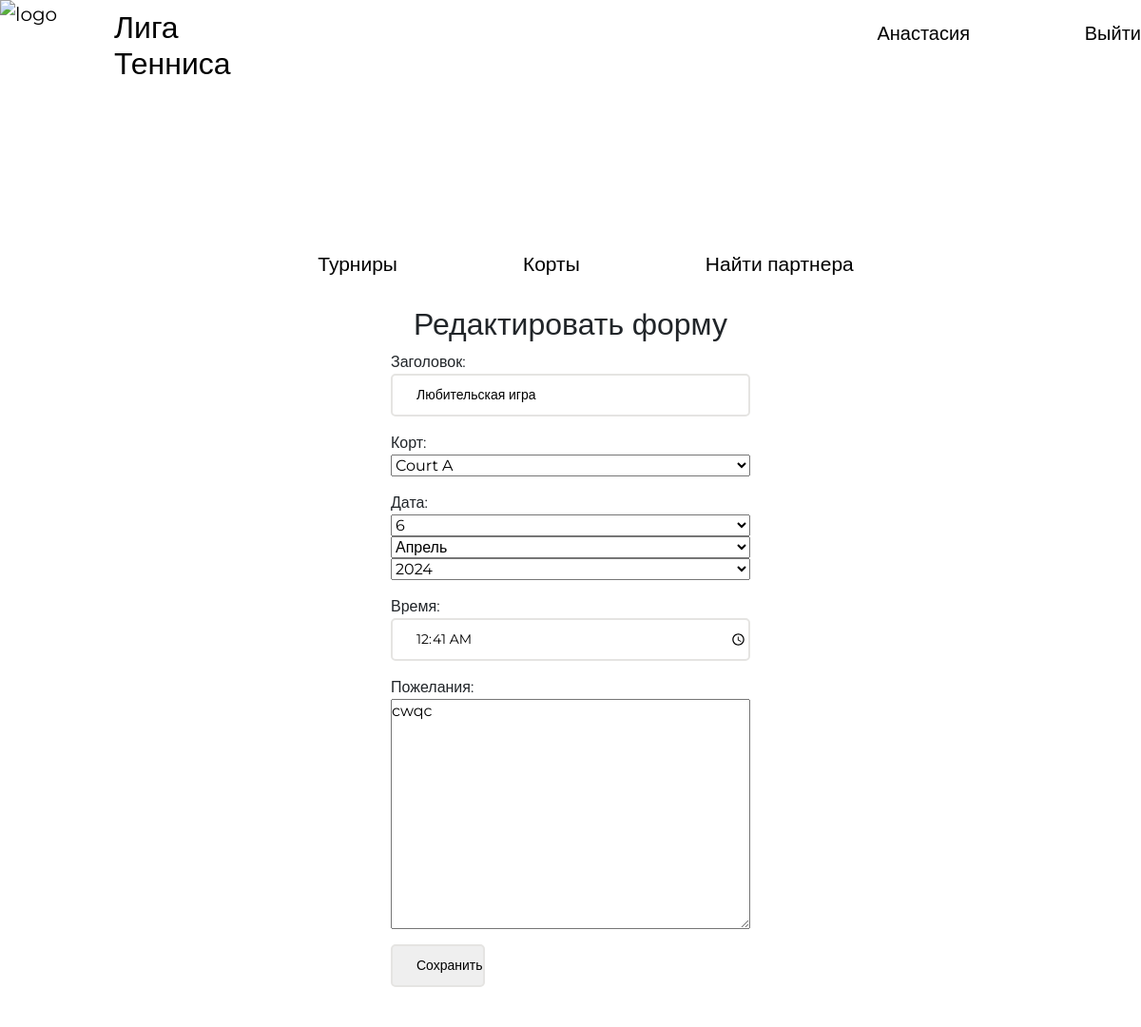
The page /post/edit/60/ (signed in) on the database its author committed.
### blog/models.py (models this page shows, shortened)
class Post(models.Model):
    COURT_CHOICES = (
        ('Court A', 'Court A'),
        ('Court B', 'Court B'),
        ('Court C', 'Court C'),
    )
    title = models.CharField('Заголовок', max_length=120)
    court = models.CharField('Корт', max_length=20,
                             choices=COURT_CHOICES, default='Court A')
    training_date = models.DateField(
        'Дата', default=datetime.date.today)
    training_time = models.TimeField(
        'Время', default=datetime.time(0, 0))
    preferences = models.TextField('Пожелания', default='')
    published_at = models.DateTimeField('Опубликовано', default=timezone.now)
    author = models.ForeignKey(User, on_delete=models.CASCADE)
    responders = models.ManyToManyField(User, related_name='responded_posts')
    class Meta:
        ordering = ['-published_at']

### blog/views.py (the view, shortened to what this page needs)
# urls.py: path('post/edit/<int:id>/', views.edit_post, name='post-edit'),
@login_required
def edit_post(request, id):
    queryset = Post.objects.filter(author=request.user)
    post = get_object_or_404(queryset, pk=id)
    if request.method == 'GET':
        context = {'form': PostForm(instance=post), 'id': id}
        return render(request, 'blog/post_form.html', context)

### blog/forms.py
class PostForm(forms.ModelForm):
    training_date = forms.DateField(
        label='Дата', widget=SelectDateWidget(), initial=timezone.now().date())
    training_time = forms.TimeField(
        label='Время', widget=TimePickerWidget(), initial=timezone.now().time())
    class Meta:
        model = Post
        fields = ['title', 'court', 'training_date',
                  'training_time', 'preferences']

### blog/templates/blog/post_form.html (shortened to what this page needs)
{% extends 'base.html' %} {% block content %}
<h2>{% if id %} Редактировать {% else %} новое {% endif %} форму</h2>
<form method="post" novalidate>
  {{ form.as_p }}
  <input type="submit" value="Сохранить" />
</form>
{% endblock content %}

### templates/base.html (shortened to what this page needs)
{%load static %}
<!DOCTYPE html>
<html lang="en">
  <head>
  <link href="https://cdn.jsdelivr.net/npm/bootstrap@5.0.0-beta1/dist/css/bootstrap.min.css" rel="stylesheet">
  <link rel="stylesheet" href="{% static 'css/registration.css'%}" type="text/css">
  <link rel="stylesheet" href="{% static 'css/navigation.css'%}" type="text/css">
    <link rel="stylesheet" href="{% static 'css/style.css' %}" />
  </head>
  <body>
	  <header class="header">
		<div class="container">
				<a href="/""" class="navbar-brand" href="Liga Tennisa" style=color:black; >
					<img src="https://img.icons8.com/emoji/12x/tennis-emoji.png" alt="logo" width="120" class="logo-img" align="left">
					<a href="/""" class="ligatennisa"><h2><p>Лига <br />Тенниса</p></h2></a>
				</a>
			<nav class="navbar">
				<ul class="nav-list" style="position:absolute; top: -110px">
					<li class="nav-item">
						<a href="/tournaments" class="nav-link">Турниры</a>
					</li>
					<li class="nav-item">
						<a href="/courts" class="nav-link">Корты</a>
					</li>
					<li class="nav-item">
						<a href="/find_partner" class="nav-link">Найти партнера</a>
					</li>
				</ul>
			</nav>
			{%if request.user.is_authenticated %}
  			<a href="/myprofile" class="btnlogin"> {{ request.user.first_name | title }}</span>
  			<a href="{% url 'logout' %}" class="btnregistr">Выйти</a>
  			{%endif%}
		</div>
	</header>
  	<main>
	    {%block content%}
	    {%endblock content%}
  	</main>
  </body>
</html>

### static/css/registration.css (style rules this page uses)
* { margin: 0; padding: 0; box-sizing: border-box; font-family: "Montserrat", sans-serif; font-optical-sizing: auto; font-weight: weight; font-style: normal; }
input { height: 45px; width: 100%; color: black; font-size: 14px; line-height: 16px; border: 2px solid #E5E4E2; border-radius: 5px; padding-left: 25px; }
main { background: white; height: 100vh; display:flex; flex-direction: column; justify-content: center; align-items: center; }

### static/css/navigation.css (style rules this page uses)
* { font-family: "Montserrat", sans-serif; font-optical-sizing: auto; font-weight: weight; font-style: normal; }
body { height:1080px; width:100%; }
html { width: 100%; margin: 0; }
.navbar { width: 100%; justify-content: center; }
.nav-list { position:relative; top: 10px; list-style: none; display: flex; align-items: center; column-gap: 100px; justify-content: center; white-space: nowrap; color: black; flex-grow: 0; }
.nav-link { text-align: center; position: relative; top: 100px; display: inline-block; column-gap: 30px; color: black; font-size: 21px; }
.btnregistr { position: absolute; top: 20px; right: 0px; color:black; text-decoration: none; font-size: 20px; }
.btnlogin { position: absolute; top: 20px; right: 180px; color:black; text-decoration: none; font-size: 20px; }
.logo-img { position: absolute; top: 0px; left: 0px; }
.ligatennisa { position: absolute; top: 10px; left: 120px; color:black; text-decoration: none; }
* { margin: 0; padding: 0; box-sizing: border-box; font-family: 'Montserrat', sans-serif; }
body { display: flex; flex-direction: column; justify-content: flex-end; min-height: 100vh; }

### static/css/style.css (style rules this page uses)
form { max-width: 400px; }
label, input, textarea, select { display: block; width: 100%; }
input[type='submit'] { display: inline-block; width: auto; }

### rows shown on the page
Post: title "Любительская игра", court "Court A", training_time "00:41:00", preferences "cwqc"

### other values the page prints
{{ request.user.first_name | title }} "Анастасия"
